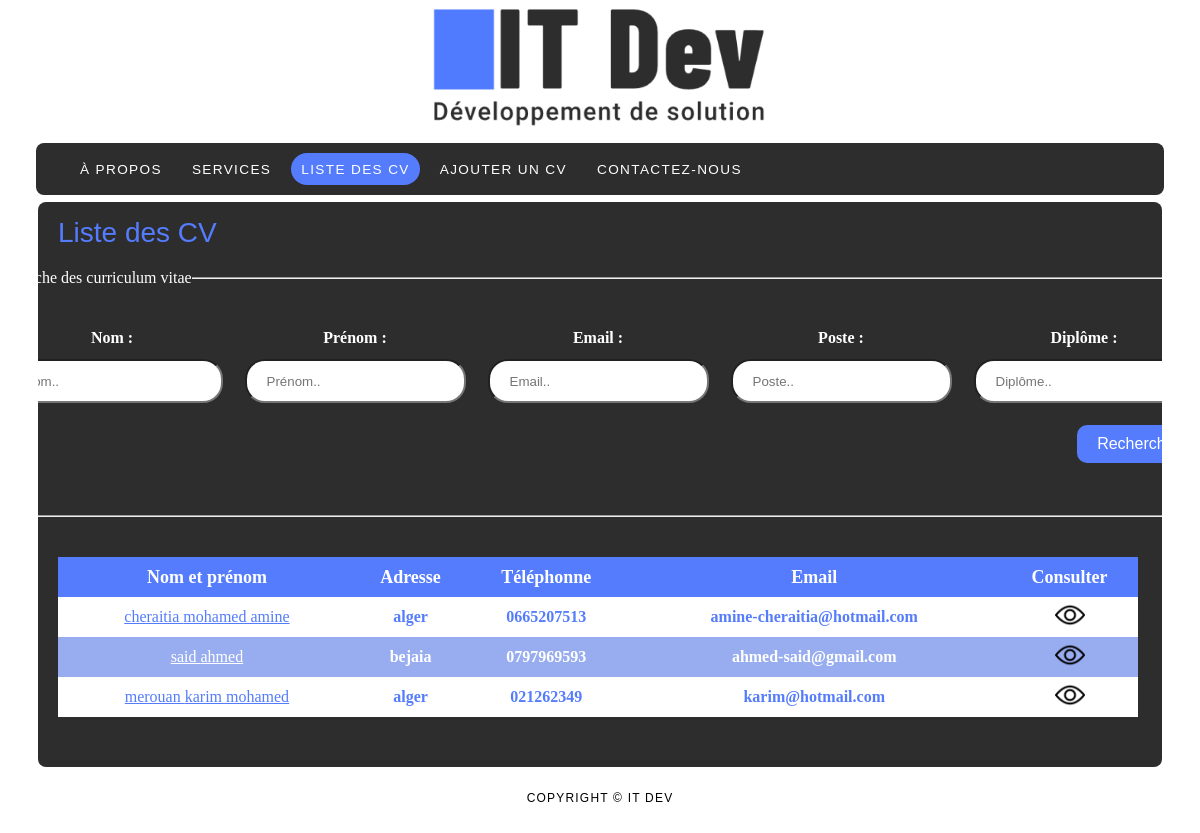
The app's page /servicesconseils.php with its own data.
### tables this page shows
CREATE TABLE IF NOT EXISTS `candidat` (
  `id` int(11) NOT NULL AUTO_INCREMENT,
  `prenom` varchar(25) NOT NULL,
  `nom` varchar(25) NOT NULL,
  `adresse` varchar(25) NOT NULL,
  `telephone` varchar(10) NOT NULL,
  `email` varchar(35) NOT NULL,
  `permis` tinyint(1) NOT NULL,
  PRIMARY KEY (`id`)
);

### servicesconseils.php (the view, shortened to what this page needs)
<?php
include('Connexion.php');
$pdo->setAttribute(PDO::ATTR_ERRMODE, PDO::ERRMODE_EXCEPTION);
$q = $pdo->query("SELECT DISTINCT c.id ,c.prenom as prenom,c.nom as nom ,c.adresse as adresse,c.email as email ,c.telephone as telephone
FROM candidat as c , formation as f , experience as e ");
$resultat = $q->fetchAll(PDO::FETCH_ASSOC);
$url = "showprofile.php";
$urlEdit = "editprofile.php";
?>
<!DOCTYPE HTML>
<html>
<head>
    <link rel="stylesheet" type="text/css" href="style/style.css" title="style" />
</head>
<body>
    <div id="main">
        <div id="header">
            <?php include('header.php'); ?>
        </div>
        <div id="site_content">
            <div id="main">
                <h1>Liste des CV</h1>
                <div class="entete">
                    <fieldset>
                        <legend>Recherche des curriculum vitae</legend>
                        <form action="" method="get" id="recherchecv">
                            <table>
                                <thead>
                                    <th>Nom :</th>
                                    <th>Prénom :</th>
                                    <th>Email :</th>
                                    <th>Poste :</th>
                                    <th>Diplôme :</th>
                                </thead>
                                <tbody>
                                    <tr>
                                        <td><input class="searchinp" type="text" name="nom" placeholder="Nom.."></td>
                                        <td><input class="searchinp" type="text" name="prenom" placeholder="Prénom..">
                                        </td>
                                        <td><input class="searchinp" type="email" name="email" placeholder="Email..">
                                        </td>
                                        <td><input class="searchinp" type="text" name="poste" placeholder="Poste..">
                                        </td>
                                        <td><input class="searchinp" type="text" name="diplome" placeholder="Diplôme..">
                                        </td>
                                    </tr>
                                    <tr>
                                        <td></td>
                                        <td></td>
                                        <td></td>
                                        <td></td>
                                        <td><button id="sbmt" type="submit">Recherche</button></td>
                                    </tr>
                                </tbody>
                            </table>
                        </form>
                    </fieldset>
                </div>
                <div class="mainAff">
                    <table cellspacing="0" cellpadding="0">
                        <thead id="thAff">
                            <tr>
                                <th>Nom et prénom</th>
                                <th>Adresse</th>
                                <th>Téléphonne</th>
                                <th>Email</th>
                                <th>Consulter</th>
                            </tr>
                        </thead>
                        <tbody>
                            <?php
                            $i = 1;
                            foreach ($resultat as $value) {
                                if ($i % 2 === 0) {
                                    echo '
                                <tr class="foncé">
                                <td><a href="' . $urlEdit . '?id=' . $value["id"] . '">' . $value['nom'] . ' ' . $value['prenom']  . '</a></td>
                                <th>' . $value['adresse'] . '</th>
                                <th>' . $value['telephone'] . '</th>
                                <th>' . $value['email'] . '</th>
                                <th><a href="' . $url . '?id=' . $value["id"] . '"><img src="style/vue.png"></a></th>
                                <tr>
                                ';
                                } else {
                                    echo '
                                    <tr class="claire">
                                    <td><a href="' . $urlEdit . '?id=' . $value["id"] . '">' . $value['nom'] . ' ' . $value['prenom']  . '</a></td>
                                    <th>' . $value['adresse'] . '</th>
                                    <th>' . $value['telephone'] . '</th>
                                    <th>' . $value['email'] . '</th>
                                    <th><a href="' . $url . '?id=' . $value["id"] . '"><img src="style/vue.png"></a></th>
                                    <tr>
                                    ';
                                }
                                $i++;
                            }
                            ?>
                        </tbody>
                    </table>
                </div>
            </div>
        </div>
        <?php include('footer.php'); ?>
    </div>
</body>
</html>

### style/style.css (style rules this page uses)
html { height: 100%; }
* { margin: 0; padding: 0; }
body { color: #FFF; background: #FFF; }
img { border: 0; }
h1, h2, h3, h4, h5, h6 { font: normal 175% 'century gothic', arial, sans-serif; color: #547cfc; margin: 0 0 15px 0; padding: 15px 0 5px 0; }
a, a:hover { outline: none; text-decoration: underline; color: #FFF; }
#main, #menubar, #site_content, #footer { margin-left: auto; margin-right: auto; border-radius: 8px; }
#header { background: transparent; height: 202px; }
#site_content { width: 90%; overflow: hidden; margin: 0 auto 0 auto; padding: 0 24px 20px 20px; background: #2d2d2d; display: flex; justify-content: space-between; }
.entete { width: 100%; margin: 0 auto; display: flex; justify-content: center; }
fieldset { width: 80%; padding: 40px; margin: auto; }
table { width: 100%; }
#recherchecv { display: flex; align-content: center; justify-content: center; }
.searchinp { height: 30px; padding: 5px 20px; border-radius: 20px; margin: 10px; }
#sbmt { border-radius: 10px; padding: 10px 20px; font-size: 16px; background: #547cfc; color: white; border: #547cfc; float: right; margin: 10px; transition: ease-in-out 0.5s; }
#thAff { background: #547cfc; text-align: center; height: 40px; border-radius: 20px; font-weight: bold; font-size: 18px; }
.mainAff { display: flex; justify-content: center; align-content: center; margin-top: 40px; width: 100%; }
.claire, .foncé { text-align: center; height: 40px; }
.claire { background: white; color: #547cfc; }
.foncé { background: #98adf0; color: white; }
.claire a { color: #547cfc; }
.foncé a { color: #fff; }
.claire img, .foncé img { width: 30px; }
#main { width: 100%; padding-bottom: 30px; }

### records on screen
candidat: nom "cheraitia", prenom "mohamed amine", adresse "alger", telephone "0665207513", email "amine-cheraitia@hotmail.com"
candidat: nom "said", prenom "ahmed", adresse "bejaia", telephone "0797969593", email "ahmed-said@gmail.com"
candidat: nom "merouan", prenom "karim mohamed", adresse "alger", telephone "021262349", email "karim@hotmail.com"
